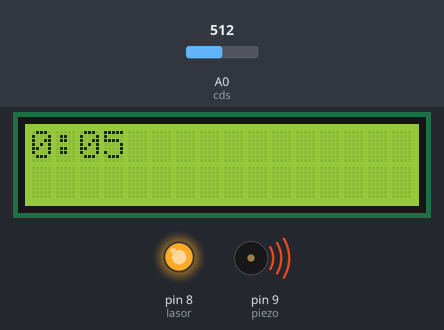
Bench run of a sketch on a simulated Arduino Uno, built with avr-gcc and run on an emulated ATmega328P. Parts: 16×2 character LCD, output pins drawn as LEDs (lit = HIGH), buzzer (waves = sounding). Inputs (shaded band) come from the test bench; at power-on: A0 (cds) = 512. What the sketch prints to the serial monitor is not drawn.

Above: at 1.2 s.
1.3 s: A0 (cds) set to 685
5.6 s: A0 (cds) set to 713
At 6.0 s:
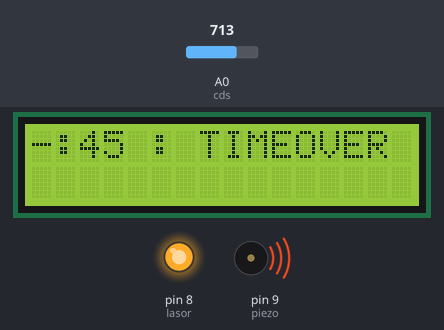
8.3 s: A0 (cds) set to 690
At 11.8 s:
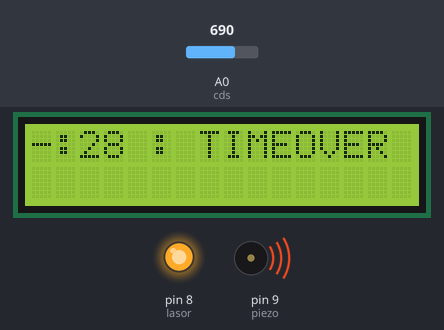
Timing chart, 0 to 13.3 s (numbered marks = the images above; inputs shaded):
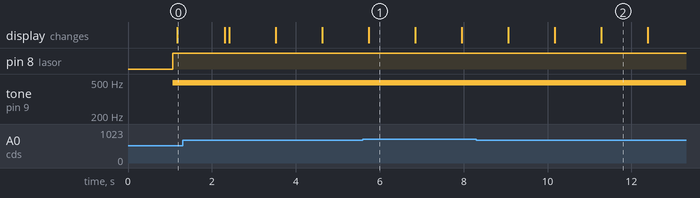

The sketch:

lcd.ino
```cpp
#include <LiquidCrystal_I2C.h>
#include <Wire.h>

// 0x3F I2C 주소를 가지고 있는 16x2 LCD객체를 생성합니다.(I2C 주소는 LCD에 맞게 수정해야 합니다.)
LiquidCrystal_I2C lcd(0x27, 16, 2);

const int LIMITVALUE = 700;
//센서별 핀번호 선언
int lasor = 8;
int piezo = 9;
int cds = A0;

int min = 0;
int sec1 = 1;
int sec2 = 0;

//조도센서의 값을 저장하는 변수 선언
int val;

void setup() {


  //핀모드 설정
  pinMode(piezo, OUTPUT);
  pinMode(cds, INPUT);
  pinMode(lasor, OUTPUT);
  Serial.begin(9600); //시리얼 통신 초기화

  // I2C LCD를 초기화 합니다..
  lcd.init();
  // I2C LCD의 백라이트를 켜줍니다.
  lcd.backlight();


}

void loop() {

//lcd

  lcd.setCursor(0,0);
  lcd.print(min);
  lcd.setCursor(1,0);
  lcd.print(":");
  lcd.setCursor(2,0);
  lcd.print(sec1);
  lcd.setCursor(3,0);
  lcd.print(sec2);

  if (min == 0 && sec2 == 0 && sec1 == 0) {
    //타임오버, 피에조 소리
    lcd.setCursor(0,0);
    lcd.print("FAIL : TIMEOVER");
  } else if (sec1 == 0 && sec2 == 0) {
    //초가 00일때
    min--;
    sec1 = 5;
    sec2 = 9;
    delay(1000);
  } else if (sec2 == 0){
    sec1--;
    sec2 = 9;
    delay(1000);
  } else {
    sec2--;
    delay(1000);
  }


//  int value = random(0, 3);
//  // 랜덤 값이 0이라면 아래의 조건을 실행합니다.
//  if (value == 0) {
//    // 0번째 줄 0번째 셀부터 입력하게 합니다.
//    lcd.setCursor(0,0);           // 0번째 줄 0번째 셀부터 입력하게 합니다.
//    lcd.print("Maze Droner");       // 문구를 출력합니다.
//  }
//  // 랜덤 값이 1이라면 아래의 조건을 실행합니다.
//  else if (value == 1) {
//    lcd.setCursor(0,1);           // 1번째 줄 0번째 셀부터 입력하게 합니다.
//    lcd.print("  Hello World!!  ");     // 문구를 출력합니다.
//  }
//  // 랜덤 값이 2이라면 아래의 조건을 실행합니다.
//  else if (value == 2) {
//    // 0번째 줄 0번째 셀부터 입력하게 합니다.
//    lcd.setCursor(0,0);
//    // 아래의 문장을 출력합니다.
//    lcd.print("Maze Droner");
//    // 1번째 줄 0번째 셀부터 입력하게 합니다.
//    lcd.setCursor(0,1);
//    // 아래의 문장을 출력합니다.
//    lcd.print("  Hello World!!  ");
//  }
//  // 1초간 대기합니다.
//  delay(1000);
//  // LCD의 모든 내용을 삭제합니다.
//  lcd.clear();


 //레이져모듈
  digitalWrite(lasor, HIGH); //레이저모듈핀에 항상 HIGH값을 입력
  val = analogRead(cds); //조도센서로 부터 값을 읽어들인다
  Serial.println(val); //시리얼 모니터에 출력
  if(val < LIMITVALUE) { //값이 일정값 이하로 떨어질 경우
    analogWrite(piezo, 128);//피에조부저에서 소리가 난다
    //타이머 5초 깎기
    if (sec1 == 0 && sec2 < 5) {
      int r = 4 - sec2;
      if (r == 0) {
        sec2 = 0;
        Serial.println("a");
      } else {
        min--;
        sec1 = 5;
        sec2 = 10 - r;
        Serial.println("b");
      }
    } else if (sec2 < 5){
      Serial.println("c");
      int r = 4 - sec2;
      if (r == 0) {
        Serial.println("d");
        sec2 = 0;
      } else {
      sec1--;
      sec2 = 10 - r;
      Serial.println("e");
      }
    } else {
      sec2 -= 4;
      Serial.println("f");
    }
  }
  else { //그 이외의 경우
    analogWrite(piezo, 0); //소리가 울리지 않는다
  }

  delay(100);                       // 1초 대기
}
```

Measured:
- the behaviour switches between 699 and 700 on A0 (cds) (found by bisection; images 0 and 1)
- what the display in image 1 shows lasts 1.1 s, from 5.7 s to 6.8 s
